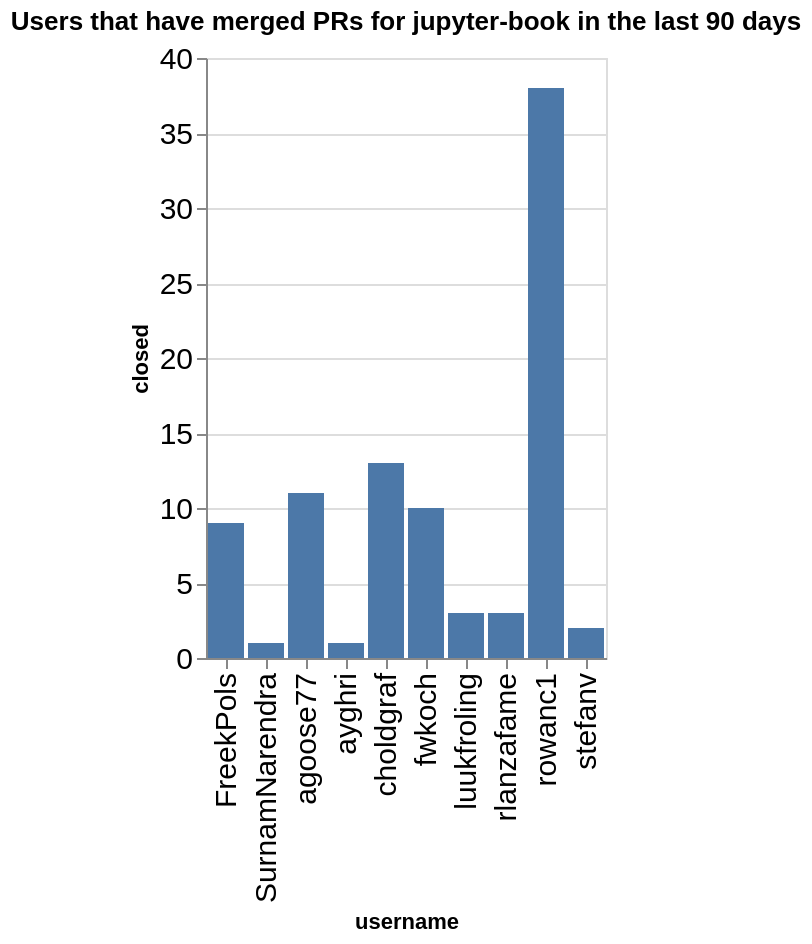

Notebook code cell kept with this figure:
### Code cell
charts = []
title = f"Users that have merged PRs for {github_org} in the last {n_days} days"
ch = alt.Chart(data=closed_by_repo.replace(np.nan, 0), title=title).mark_bar().encode(
    x='username',
    y='closed',
)
ch

### Figure 1 — Vega-Lite specification as saved in the notebook (floating-point values rounded to 4 significant figures)
{"config": {"axisLeft": {"labelFontSize": 15}, "axisBottom": {"labelFontSize": 15}}, "data": {"name": "data-e2ccc3db18280d05789ff1b8c0a3e8d5"}, "mark": {"type": "bar"}, "encoding": {"x": {"field": "username", "type": "nominal"}, "y": {"field": "closed", "type": "quantitative"}}, "title": "Users that have merged PRs for jupyter-book in the last 90 days", "$schema": "https://vega.github.io/schema/vega-lite/v5.20.1.json", "datasets": {"data-e2ccc3db18280d05789ff1b8c0a3e8d5": [{"name": "blog", "username": "choldgraf", "closed": 1}, {"name": "blog", "username": "rowanc1", "closed": 1}, {"name": "jupyter-book", "username": "SurnamNarendra", "closed": 1}, {"name": "jupyter-book", "username": "agoose77", "closed": 3}, {"name": "jupyter-book", "username": "choldgraf", "closed": 7}, {"name": "jupyter-book", "username": "rowanc1", "closed": 1}, {"name": "jupyterlab-myst", "username": "agoose77", "closed": 2}, {"name": "myst-plugins", "username": "FreekPols", "closed": 4}, {"name": "myst-plugins", "username": "luukfroling", "closed": 3}, {"name": "myst-theme", "username": "agoose77", "closed": 3}, {"name": "myst-theme", "username": "ayghri", "closed": 1}, {"name": "myst-theme", "username": "rowanc1", "closed": 3}, {"name": "myst-theme", "username": "stefanv", "closed": 1}, {"name": "mystmd", "username": "FreekPols", "closed": 1}, {"name": "mystmd", "username": "agoose77", "closed": 3}, {"name": "mystmd", "username": "choldgraf", "closed": 3}, {"name": "mystmd", "username": "fwkoch", "closed": 10}, {"name": "mystmd", "username": "rowanc1", "closed": 33}, {"name": "mystmd", "username": "stefanv", "closed": 1}, {"name": "team-compass", "username": "choldgraf", "closed": 2}, {"name": "workshop-template", "username": "FreekPols", "closed": 4}, {"name": "workshop-template", "username": "rlanzafame", "closed": 3}]}}
